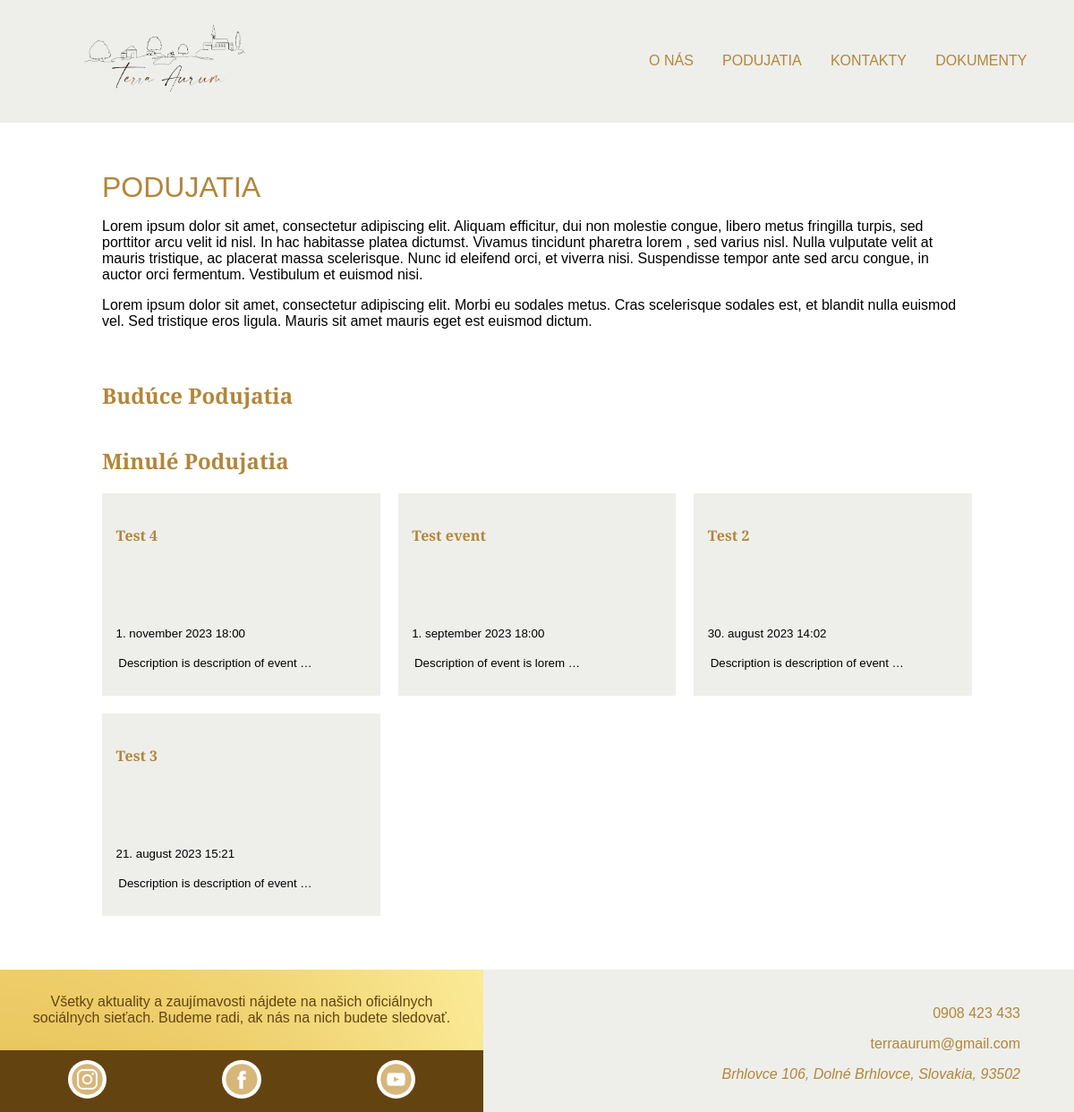
The page /events on the database as committed earlier.
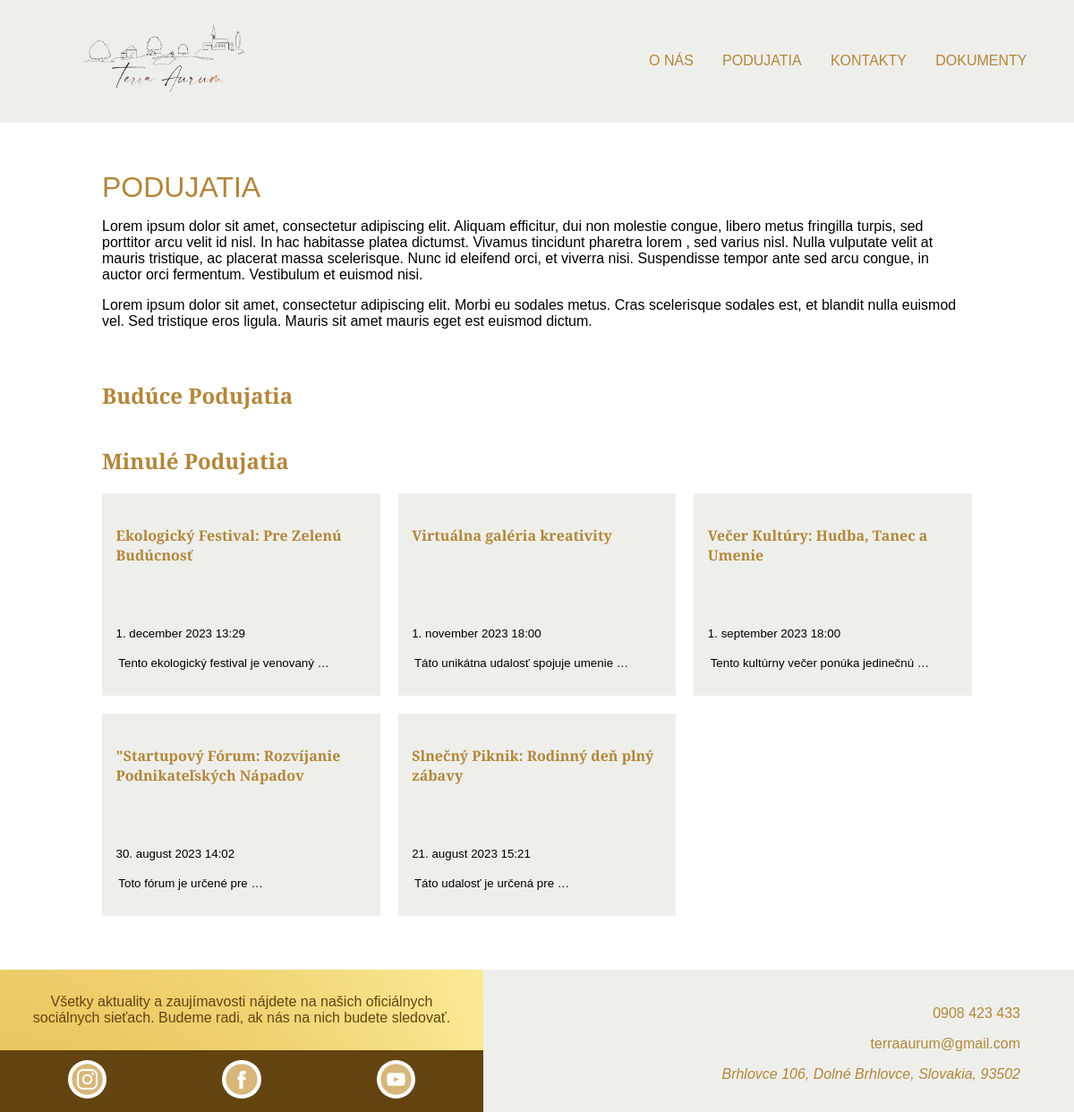
The same page on the database as committed later.
### core/models.py (models this page shows, shortened)
class Event(models.Model):
    title = models.CharField(max_length=200)
    description = models.TextField()
    time = models.DateTimeField()
    slug = models.SlugField(unique=True)

### core/views.py (the view)
# urls.py: path('events', views.events, name='events'),
def events(request):
    template = f'{template_folder}/events/events.html'
    data = {"title": "PODUJATIA", "menu": menu}
    past_events, future_events = get_future_and_past_events()
    data['past_events'] = past_events
    data['future_events'] = future_events
    return render(request, template, context=data)

### core/functions.py (called while the page is built)
def get_future_and_past_events():
    current_date = datetime.now()
    past_events = Event.objects.filter(time__lt=current_date).order_by('-time')
    future_events = Event.objects.filter(time__gte=current_date).order_by('time')
    return past_events, future_events

### templates/pages/events/events.html (shortened to what this page needs)
{% extends "base.html" %}
{% block content %}
<div id="content-inside">
    <div id="page-description">
        <article class="color">{{ title }}</article>
        <div>
            <p>
                Lorem ipsum dolor sit amet, consectetur adipiscing elit.
                Aliquam efficitur, dui non molestie congue, libero metus
                fringilla turpis, sed porttitor arcu velit id nisl. In hac
                habitasse platea dictumst. Vivamus tincidunt pharetra lorem
                , sed varius nisl. Nulla vulputate velit at mauris tristique,
                ac placerat massa scelerisque. Nunc id eleifend orci, et viverra
                nisi. Suspendisse tempor ante sed arcu congue, in auctor orci
                fermentum. Vestibulum et euismod nisi.
            </p>
            <p>
                Lorem ipsum dolor sit amet, consectetur adipiscing elit.
                Morbi eu sodales metus. Cras scelerisque sodales est, et
                blandit nulla euismod vel. Sed tristique eros ligula.
                Mauris sit amet mauris eget est euismod dictum.
            </p>
        </div>
    </div>
    <div class="page-content">
        <div class="events-block">
            <h2 class="color">Budúce Podujatia</h2>
        </div>
        {% if past_events %}
        <div class="events-block">
            <h2 class="color">Minulé Podujatia</h2>
            <div class="events-content">
                {% for event in past_events %}
                <div class="event">
                    <div class="event-header">
                        <a href="{% url 'event' event.slug %}">
                            <h4 class="color">{{ event.title }}</h4>
                        </a>
                        <p>{{ event.time }}</p>
                    </div>
                    <div class="event-content">
                        <p>{{ event.description|truncatewords:5 }}</p>
                    </div>
                </div>
                {% endfor %}
            </div>
        </div>
        {% endif %}
    </div>
</div>
{% endblock %}

### templates/base.html (shortened to what this page needs)
<!DOCTYPE html>
<html lang="en">
<head>
    {% include 'parts/css.html' %}
</head>
<body>
    <header id="header" class="b-color">{% include 'parts/header.html' %}</header>
    <main>
        <div id="content">{% block content %}{% endblock %}</div>
        <footer class="b-color">{% include 'parts/footer.html' %}</footer>
    </main>
</body>
</html>

### templates/parts/css.html (shortened to what this page needs)
{% load static %}
<link rel="stylesheet" href="{% static 'css/main.css' %}">
<link rel="stylesheet" href="{% static 'css/index.css' %}">
<link rel="stylesheet" href="{% static 'css/events.css' %}">

### templates/parts/js.html (shortened to what this page needs)
{% load static %}

### templates/parts/header.html (shortened to what this page needs)
{% load static %}
<a href="/" id="nav-logo">
    <img src="{% static 'img/logo.png' %}" alt="logo">
</a>
<div id="nav-bar">
    {% for key, value in menu.items %}
    <a href="{{ value }}" class='navbar-button color'>{{ key }}</a>
    {% endfor %}
</div>

### templates/parts/footer.html
{% load static %}
<div id="social-media" class="tb-color">
    <p class="t-color">
        Všetky aktuality a zaujímavosti nájdete na
        našich oficiálnych sociálnych sieťach. Budeme
        radi, ak nás na nich budete sledovať.
    </p>
    <div id="social-media-links">
        <a href=""><img src="{% static '/img/icons/inst.png'%}" alt="instargam"></a>
        <a href=""><img src="{% static '/img/icons/faceb.png'%}" alt="facebook"></a>
        <a href=""><img src="{% static '/img/icons/yout.png'%}" alt="youtube"></a>
    </div>
</div>
<div id="communication">
    <p><a href="tel:+421908423433" class="color">0908 423 433</a></p>
    <p><a href="mailto:terraaurum@gmail.com" class="color">terraaurum@gmail.com</a></p>
    <address class="color">Brhlovce 106, Dolné Brhlovce, Slovakia, 93502</address>
</div>

### static/css/main.css (style rules this page uses)
body { margin: 0; font-family: "Cinzel", sans-serif; }
a { text-decoration: none; color: #B2863A; }
.color { color: #B2863A; }
.t-color { color: #634411; }
.b-color { background-color: #EEEFEB; }
.tb-color { background-color: #634411; }
#nav-bar { width: 70%; display: flex; align-items: center; justify-content: flex-end; }

Rows that differ between the two databases and show on the page:
added Event: title "Ekologický Festival: Pre Zelenú Budúcnosť", time "1. december 2023 13:29", description "Tento ekologický festival je venovaný …"
changed Event: title "Test 4" → "Virtuálna galéria kreativity"; description "Description is description of event …" → "Táto unikátna udalosť spojuje umenie …"
changed Event: title "Test event" → "Večer Kultúry: Hudba, Tanec a Umenie"; description "Description of event is lorem …" → "Tento kultúrny večer ponúka jedinečnú …"
changed Event: title "Test 2" → "\"Startupový Fórum: Rozvíjanie Podnikateľských Nápadov"; description "Description is description of event …" → "Toto fórum je určené pre …"
changed Event: title "Test 3" → "Slnečný Piknik: Rodinný deň plný zábavy"; description "Description is description of event …" → "Táto udalosť je určená pre …"
